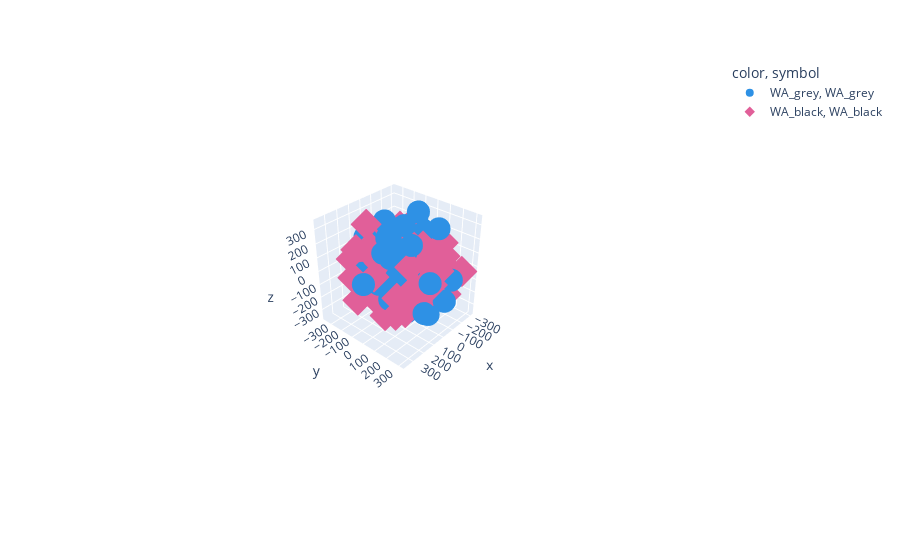

Notebook code cell kept with this figure:
### Code cell
fig2 = px.scatter_3d(tsne3d_df_LabelCol_comb, 
                     x=tsne3d_df_LabelCol_comb.iloc[:,1], 
                     y=tsne3d_df_LabelCol_comb.iloc[:,2], 
                     z=tsne3d_df_LabelCol_comb.iloc[:,3], 
                     color=tsne3d_labels, height=1000,
                     color_discrete_sequence=px.colors.qualitative.Dark24,
                     symbol = tsne3d_labels)
fig.update_traces(marker_size = 5)

fig2.show()

#if save_plots == True:
#    fig.write_html(filepath)

### Figure 1 — Plotly figure (JSON) as saved in the notebook; plotly's stock layout.template omitted (floating-point values rounded to 4 significant figures)
{"data": [{"hovertemplate": "color=WA_grey<br>symbol=WA_grey<br>x=%{x}<br>y=%{y}<br>z=%{z}<extra></extra>", "legendgroup": "WA_grey, WA_grey", "marker": {"color": "#2E91E5", "symbol": "circle"}, "mode": "markers", "name": "WA_grey, WA_grey", "scene": "scene", "showlegend": true, "type": "scatter3d", "x": [137.5, -56.26, -101.8, -126.3, 365.6, -75.06, 142.1, 194.7, -96.55, -308.7, -168.2, -19.44, -35.16, 79.97, -7.361, 14.82, -24.75, 68.2, -236.0, -143.9, -96.54, -150.9, 14.99, 71.39, 188.3, 117.9, 172.5, 172.9, 241.5, 155.8, 66.2, 76.35, -244.1, 154.2, 68.34, 45.53, 71.33, -153.4, -307.5, -74.7, -153.3, -96.53, -168.6, 3.707, 7.413, -256.6, 72.82, -43.45, 114.7, -307.6, 172.9, 111.0, 34.5, 35.16], "y": [316.3, -152.0, 58.14, 165.6, -0.219, 108.9, -260.7, -188.9, 49.08, 48.67, -214.0, 312.0, 177.8, -201.4, -232.6, -358.9, -191.1, -16.47, 115.0, -12.14, 300.9, 38.62, -128.8, -82.6, 44.51, 12.96, -61.37, 38.95, 43.28, 294.1, 95.75, -123.5, -17.08, 72.19, -41.5, -301.4, 78.9, 48.2, -141.0, -119.8, -87.33, -181.7, -141.5, 12.64, 3.733, -110.0, 65.59, -29.53, 152.1, -104.4, 40.62, -151.8, 46.16, -46.52], "z": [95.54, -12.82, -68.14, 294.9, 62.18, -181.1, -89.06, -23.01, -311.7, 80.25, 26.95, -118.1, -297.9, 43.52, 54.57, 46.51, 266.2, 99.09, -267.8, 343.3, -4.057, 220.4, 149.7, 221.3, -120.1, -44.17, -61.55, 168.4, 237.5, -122.0, 66.13, -253.4, 122.5, 40.32, -172.2, 138.8, -270.1, 59.66, -86.3, -282.8, -327.7, -230.1, -73.99, -109.7, 312.9, 44.87, -135.0, -206.5, 276.4, 203.8, 298.0, -163.6, 161.3, 14.14]}, {"hovertemplate": "color=WA_black<br>symbol=WA_black<br>x=%{x}<br>y=%{y}<br>z=%{z}<extra></extra>", "legendgroup": "WA_black, WA_black", "marker": {"color": "#E15F99", "symbol": "diamond"}, "mode": "markers", "name": "WA_black, WA_black", "scene": "scene", "showlegend": true, "type": "scatter3d", "x": [302.6, -131.3, 214.7, 21.29, 35.83, 116.3, 321.3, -10.38, -188.4, -218.8, -159.4, -237.0, 299.3, 158.1, 14.71, -63.69, -37.71, 27.41, -26.49, -127.1, 66.34, -75.06, 260.9, 158.1, -82.97, 55.09, 152.9, -39.79, -72.15, -14.63, 164.7, 171.6, 250.0, -3.315, -167.1, -160.3, 136.5, -195.6, 221.9, -158.1, -305.8, 183.0, -188.2, -298.6, -219.1, -81.06, 199.5, 238.4, 39.67, -63.18, -140.1], "y": [-156.9, 169.7, 27.98, 290.5, 257.6, -212.7, -102.4, 187.1, 158.8, 132.8, 179.9, 281.5, 204.3, 179.4, -278.3, -281.6, -183.0, -239.4, 58.82, -78.55, -118.3, 68.0, 160.2, 148.7, -280.6, -28.64, -69.22, -44.83, -54.38, 136.4, 188.5, 240.3, -24.69, 112.5, -25.82, -97.54, -165.8, -209.6, -82.43, 225.6, 36.03, -293.9, 24.79, 136.3, 100.3, 254.1, -82.22, -185.9, 185.3, -27.57, -100.0], "z": [10.61, -73.16, -239.2, 114.9, 7.952, 289.2, -124.2, 92.59, 168.9, -142.0, 42.29, -15.4, 25.75, 160.0, -243.8, -87.19, -114.9, -91.65, 26.11, 90.44, -53.95, 136.0, -142.8, -186.8, 133.7, -359.7, 81.53, 202.1, -65.54, 211.9, -18.69, 46.07, 47.56, -52.93, -39.77, -188.3, 155.4, 156.4, 180.3, -177.0, -143.4, 35.17, -151.9, -55.03, -29.32, 157.3, -155.2, 171.8, -147.6, 38.99, 202.6]}], "layout": {"autosize": true, "legend": {"title": {"text": "color, symbol"}, "tracegroupgap": 0}, "margin": {"t": 60}, "scene": {"aspectmode": "auto", "aspectratio": {"x": 0.9857, "y": 0.9871, "z": 1.028}, "camera": {"center": {"x": 0, "y": 0, "z": 0}, "eye": {"x": 2.806, "y": 2.493, "z": 2.397}, "projection": {"type": "perspective"}, "up": {"x": 0, "y": 0, "z": 1}}, "domain": {"x": [0, 1], "y": [0, 1]}, "xaxis": {"title": {"text": "x"}, "type": "linear"}, "yaxis": {"title": {"text": "y"}, "type": "linear"}, "zaxis": {"title": {"text": "z"}, "type": "linear"}}}}
